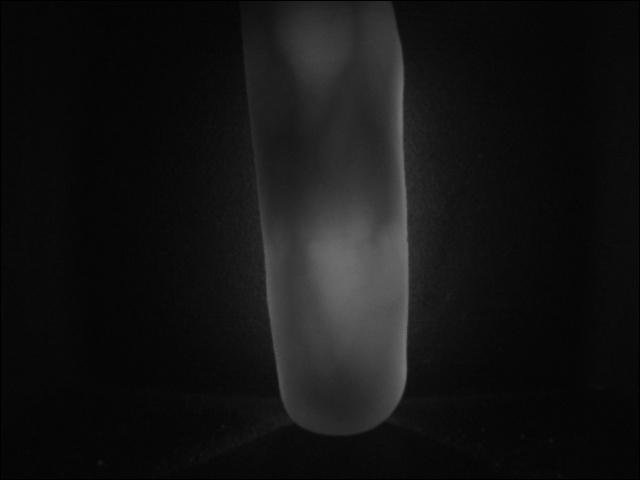
#> input picture Python code/Acquisition/1/05.jpg, 640 x 480 px
$ python Preprocessing.py
#> lines starting #> are read from the running program, lines starting #| are printed output that depends on the picture; after the words box and inside, x2 and y2 are one past the last pixel; in counts of white or black regions, pixels touching at a corner belong together
import matplotlib.image as mpimg
import matplotlib.pyplot as plt
import os
import cv2 as cv
import numpy as np

#clearing screen
unused_variable = os.system("cls")

I = cv.imread('Acquisition/1/05.jpg', cv.IMREAD_GRAYSCALE)
#> I is the input picture: shape (480, 640); min 0, max 118, mean 19.9

R,C = I.shape[:2] #R = height and C = width
#> R = 480; C = 640

#ROI
cropSize = 120
I = I[0:R, cropSize:R] # y , y2
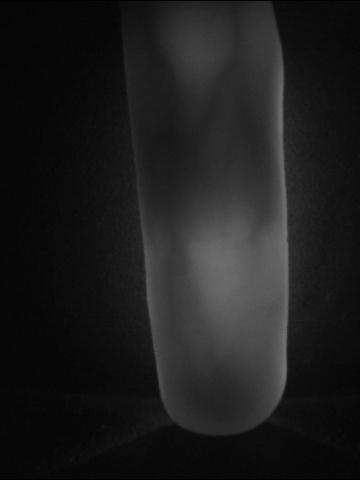
#> I: shape (480, 360); min 0, max 118, mean 29

(thresh, T) = cv.threshold(I,128,255,cv.THRESH_BINARY | cv.THRESH_OTSU)
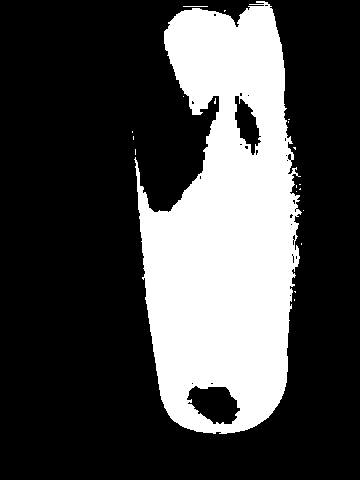
#> T: shape (480, 360); 27.9% white; 19 white regions (17 under 20 px), largest, box (x1, y1, x2, y2) and area: (134, 1, 302, 434) 48092, (183, 6, 208, 7) 25
#> thresh = 39

plt.imshow(I)
plt.title('I in PREprocessing')
plt.show()
